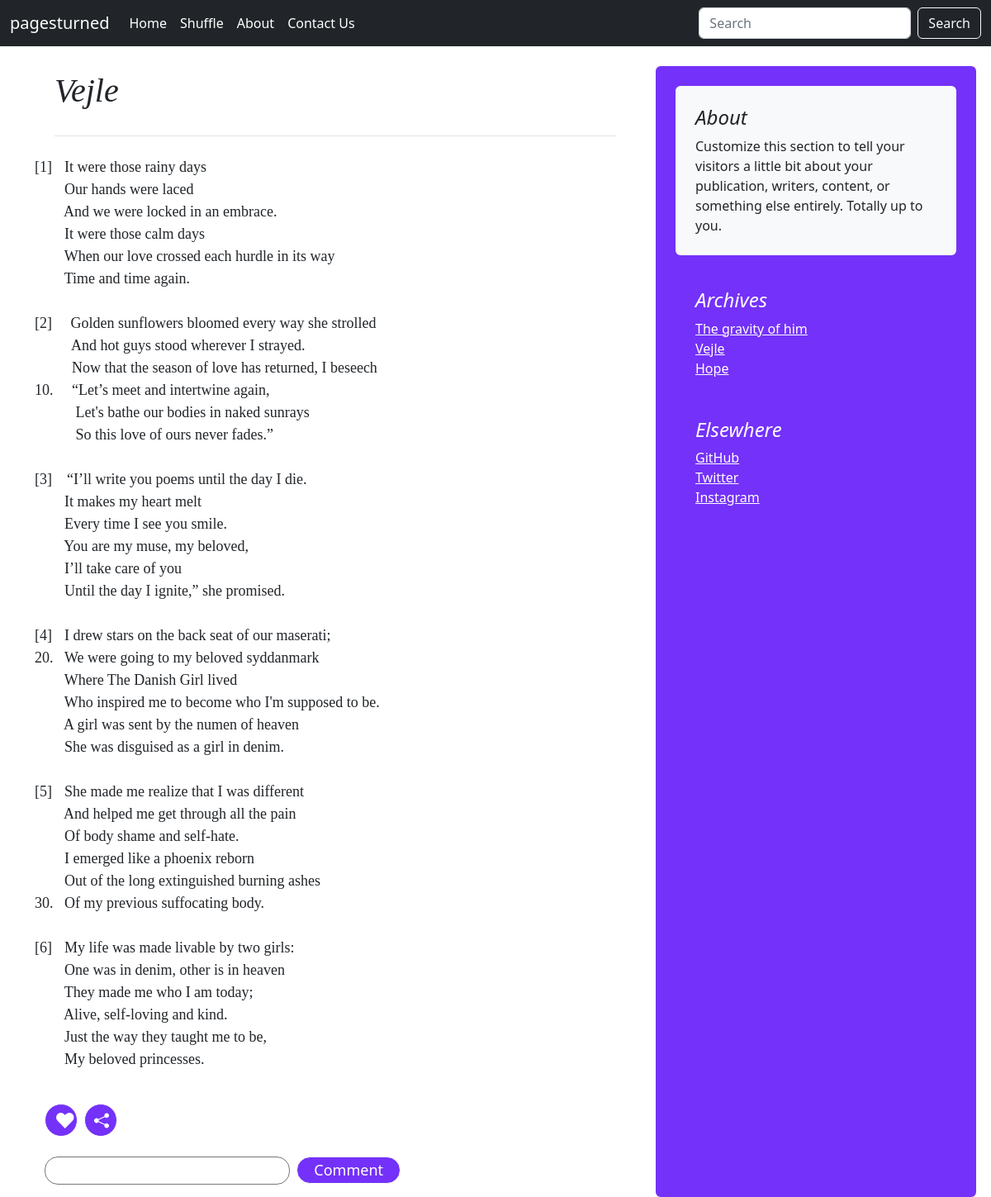
Before: /blog/poempage/2 with the older database file.
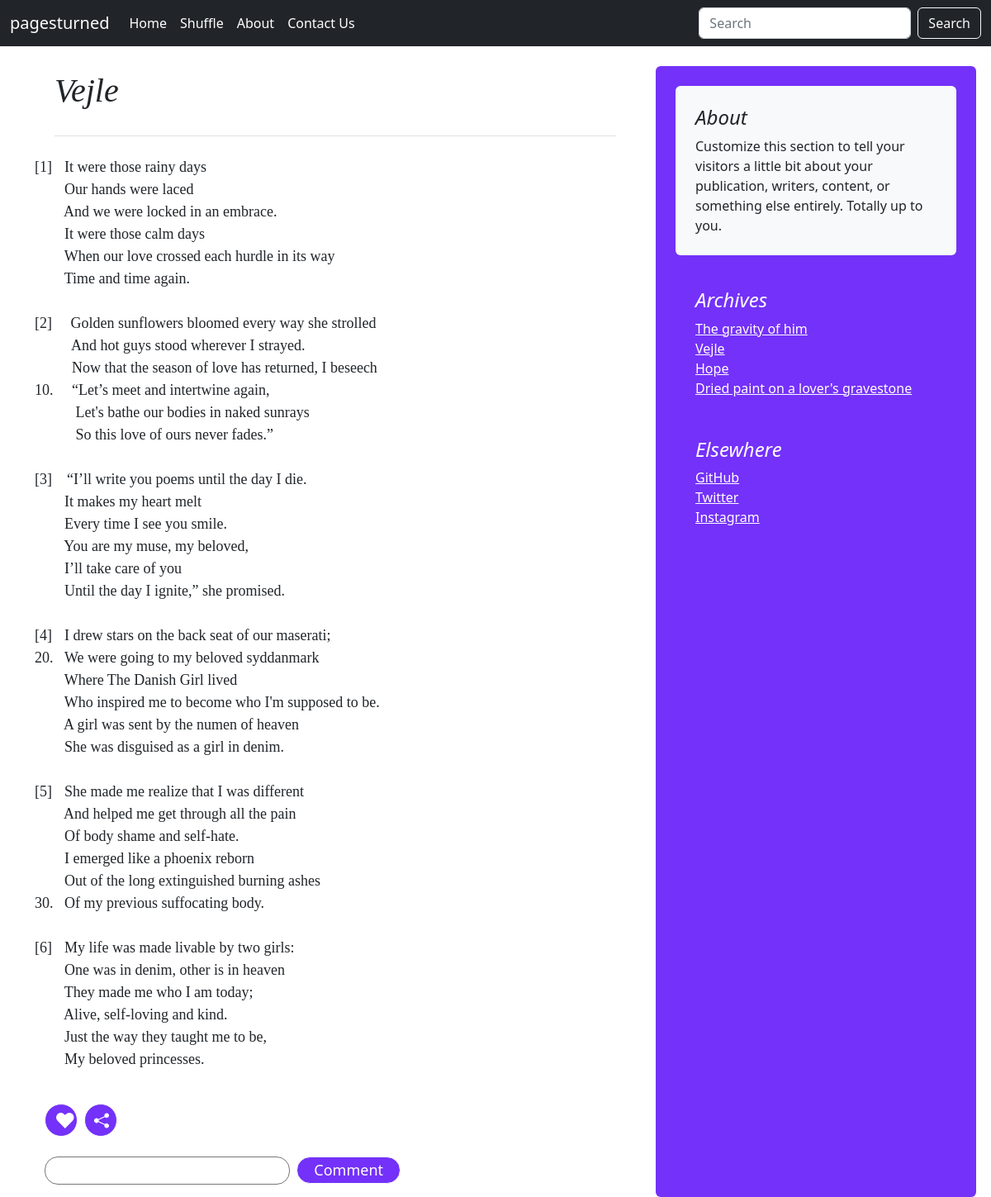
After: the same page with the newer database file.
### blog/models.py (models this page shows, shortened)
class Poem(models.Model):
    poem_id = models.AutoField(primary_key=True)
    title = models.CharField(max_length=100, default="")
    genre = models.CharField(max_length=100, default="")
    image = models.ImageField(upload_to="blog/images", default="")
    poem = models.TextField(max_length=10000, default="")
    date_added = models.DateField(default=now)
    likes = models.IntegerField(blank=True, null=True)
    comments = models.CharField(max_length=500, default="", blank=True)

### blog/views.py (the view)
# urls.py: path("poempage/<int:poemid>", views.poempage, name="Poem"),
def poempage(request, poemid):
    poem = Poem.objects.filter(poem_id=poemid)
    li = Poem.objects.all()
    return render(request, 'blog/poempage.html', {'poems': poem, "li": li})

### blog/templates/blog/poempage.html (shortened to what this page needs)
{% extends 'blog/basic.html' %}
{% block body %}
    <div class="container mt-4">
    <div class="row g-5">
    <div class="col-md-8">
        {% for poem in poems %}
      <pre style="font-size: 40px; font-family: Georgia, 'Times New Roman', Times, serif;" class="pb-4 mb-4 mx-4 fst-italic border-bottom">{{poem.title}}</pre>
      <pre style="font-size: 18px; font-family:Georgia, 'Times New Roman', Times, serif;">{{poem.poem}}</pre>
      <br>
      <div class="container">
        <form method="post" id="interaction">
        <button type="submit" class="btn btn-outline-light btn-circle button" name="like" id="like">&hearts;</button>&nbsp;
        <button type="submit" class="btn btn-outline-light btn-circle button"></button>
        <p>
        <textarea  rows="1" cols="30" id="comment" name="comment" style="resize: none;" class="mt-4 textarea"></textarea>&nbsp;
        <button type="submit" class="btn btn-outline-light btn-sm mt-4 button">Comment</button>
      </p>
    </form>
    </div>
    {% endfor %}
    </div>
    <div class="col-md-4 rounded side">
      <div class="position-sticky" style="top: 2rem; bottom: 2rem;">
        <div class="p-4 mb-3 mt-4 bg-light text-dark rounded">
          <h4 class="fst-italic">About</h4>
          <p class="mb-0">Customize this section to tell your visitors a little bit about your publication, writers, content, or something else entirely. Totally up to you.</p>
        </div>
        <div class="p-4">
          <h4 class="fst-italic">Archives</h4>
          <ol class="list-unstyled mb-0">
            {% for poem in li %}
            <li><a href="/blog/poempage/{{poem.poem_id}}">{{poem.title}}</a></li>
            {% endfor %}
          </ol>
        </div>
        <div class="p-4">
          <h4 class="fst-italic">Elsewhere</h4>
          <ol class="list-unstyled">
            <li><a href="https://github.com/scarletteenager" target="_blank">GitHub</a></li>
            <li><a href="https://www.twitter.com/glassedpoet/" target="_blank">Twitter</a></li>
            <li><a href="https://www.instagram.com/glassedpoet/" target="_blank">Instagram</a></li>
          </ol>
        </div>
      </div>
    </div>
  </div>
</div>
{% endblock %}

Changed rows visible on the page:
added Poem: title "Dried paint on a lover's gravestone", shown under "Archives"
